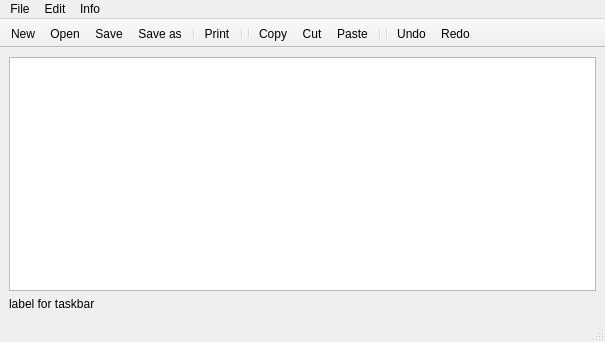
<?xml version="1.0" encoding="UTF-8"?>
<ui version="4.0">
 <class>MainWindow</class>
 <widget class="QMainWindow" name="MainWindow">
  <property name="geometry">
   <rect>
    <x>0</x>
    <y>0</y>
    <width>605</width>
    <height>342</height>
   </rect>
  </property>
  <property name="sizePolicy">
   <sizepolicy hsizetype="Expanding" vsizetype="Expanding">
    <horstretch>0</horstretch>
    <verstretch>0</verstretch>
   </sizepolicy>
  </property>
  <property name="minimumSize">
   <size>
    <width>345</width>
    <height>0</height>
   </size>
  </property>
  <property name="windowTitle">
   <string notr="true">SimpleNotepad</string>
  </property>
  <property name="locale">
   <locale language="English" country="UnitedStates"/>
  </property>
  <widget class="QWidget" name="centralwidget">
   <layout class="QVBoxLayout" name="verticalLayout">
    <item>
     <widget class="QTextEdit" name="textEdit"/>
    </item>
    <item>
     <widget class="QLabel" name="label_statusbar">
      <property name="text">
       <string>label for taskbar</string>
      </property>
     </widget>
    </item>
   </layout>
  </widget>
  <widget class="QMenuBar" name="menubar">
   <property name="geometry">
    <rect>
     <x>0</x>
     <y>0</y>
     <width>605</width>
     <height>19</height>
    </rect>
   </property>
   <widget class="QMenu" name="menuFile">
    <property name="title">
     <string>File</string>
    </property>
    <addaction name="actionNew"/>
    <addaction name="actionOpen"/>
    <addaction name="separator"/>
    <addaction name="actionSave"/>
    <addaction name="actionSaveAs"/>
    <addaction name="separator"/>
    <addaction name="actionPrint"/>
    <addaction name="separator"/>
    <addaction name="separator"/>
    <addaction name="actionExit"/>
   </widget>
   <widget class="QMenu" name="menuEdit">
    <property name="title">
     <string>Edit</string>
    </property>
    <addaction name="actionCopy"/>
    <addaction name="actionCut"/>
    <addaction name="actionPaste"/>
    <addaction name="separator"/>
    <addaction name="actionUndo"/>
    <addaction name="actionRedo"/>
   </widget>
   <widget class="QMenu" name="menuInfo">
    <property name="title">
     <string>Info</string>
    </property>
    <addaction name="actionAbout"/>
   </widget>
   <addaction name="menuFile"/>
   <addaction name="menuEdit"/>
   <addaction name="menuInfo"/>
  </widget>
  <widget class="QStatusBar" name="statusbar"/>
  <widget class="QToolBar" name="toolBar">
   <property name="sizePolicy">
    <sizepolicy hsizetype="Preferred" vsizetype="Fixed">
     <horstretch>0</horstretch>
     <verstretch>0</verstretch>
    </sizepolicy>
   </property>
   <property name="windowTitle">
    <string>toolBar</string>
   </property>
   <property name="layoutDirection">
    <enum>Qt::LeftToRight</enum>
   </property>
   <property name="movable">
    <bool>false</bool>
   </property>
   <property name="allowedAreas">
    <set>Qt::AllToolBarAreas</set>
   </property>
   <property name="orientation">
    <enum>Qt::Horizontal</enum>
   </property>
   <attribute name="toolBarArea">
    <enum>TopToolBarArea</enum>
   </attribute>
   <attribute name="toolBarBreak">
    <bool>false</bool>
   </attribute>
   <addaction name="actionNew"/>
   <addaction name="actionOpen"/>
   <addaction name="actionSave"/>
   <addaction name="actionSaveAs"/>
   <addaction name="separator"/>
   <addaction name="actionPrint"/>
   <addaction name="separator"/>
   <addaction name="separator"/>
   <addaction name="actionCopy"/>
   <addaction name="actionCut"/>
   <addaction name="actionPaste"/>
   <addaction name="separator"/>
   <addaction name="separator"/>
   <addaction name="actionUndo"/>
   <addaction name="actionRedo"/>
  </widget>
  <action name="actionAbout">
   <property name="icon">
    <iconset resource="Resouses.qrc">
     <normaloff>:/icons/icons/png/paperclip.png</normaloff>:/icons/icons/png/paperclip.png</iconset>
   </property>
   <property name="text">
    <string>About...</string>
   </property>
  </action>
  <action name="actionNew">
   <property name="icon">
    <iconset resource="Resouses.qrc">
     <normaloff>:/icons/icons/png/document.png</normaloff>:/icons/icons/png/document.png</iconset>
   </property>
   <property name="text">
    <string>New</string>
   </property>
  </action>
  <action name="actionOpen">
   <property name="icon">
    <iconset resource="Resouses.qrc">
     <normaloff>:/icons/icons/png/folder.png</normaloff>:/icons/icons/png/folder.png</iconset>
   </property>
   <property name="text">
    <string>Open...</string>
   </property>
  </action>
  <action name="actionSave">
   <property name="icon">
    <iconset resource="Resouses.qrc">
     <normaloff>:/icons/icons/png/save.png</normaloff>:/icons/icons/png/save.png</iconset>
   </property>
   <property name="text">
    <string>Save</string>
   </property>
  </action>
  <action name="actionSaveAs">
   <property name="icon">
    <iconset resource="Resouses.qrc">
     <normaloff>:/icons/icons/png/save-1.png</normaloff>:/icons/icons/png/save-1.png</iconset>
   </property>
   <property name="text">
    <string>Save as...</string>
   </property>
  </action>
  <action name="actionPrint">
   <property name="icon">
    <iconset resource="Resouses.qrc">
     <normaloff>:/icons/icons/png/printer.png</normaloff>:/icons/icons/png/printer.png</iconset>
   </property>
   <property name="text">
    <string>Print...</string>
   </property>
  </action>
  <action name="actionExit">
   <property name="icon">
    <iconset resource="Resouses.qrc">
     <normaloff>:/icons/icons/png/close.png</normaloff>:/icons/icons/png/close.png</iconset>
   </property>
   <property name="text">
    <string>Exit</string>
   </property>
  </action>
  <action name="actionPaste">
   <property name="icon">
    <iconset resource="Resouses.qrc">
     <normaloff>:/icons/icons/png/paste.png</normaloff>:/icons/icons/png/paste.png</iconset>
   </property>
   <property name="text">
    <string>Paste</string>
   </property>
  </action>
  <action name="actionCopy">
   <property name="icon">
    <iconset resource="Resouses.qrc">
     <normaloff>:/icons/icons/png/copy.png</normaloff>:/icons/icons/png/copy.png</iconset>
   </property>
   <property name="text">
    <string>Copy</string>
   </property>
  </action>
  <action name="actionCut">
   <property name="icon">
    <iconset resource="Resouses.qrc">
     <normaloff>:/icons/icons/png/cut.png</normaloff>:/icons/icons/png/cut.png</iconset>
   </property>
   <property name="text">
    <string>Cut</string>
   </property>
  </action>
  <action name="actionUndo">
   <property name="icon">
    <iconset resource="Resouses.qrc">
     <normaloff>:/icons/icons/png/undo.png</normaloff>:/icons/icons/png/undo.png</iconset>
   </property>
   <property name="text">
    <string>Undo</string>
   </property>
  </action>
  <action name="actionRedo">
   <property name="icon">
    <iconset resource="Resouses.qrc">
     <normaloff>:/icons/icons/png/redo.png</normaloff>:/icons/icons/png/redo.png</iconset>
   </property>
   <property name="text">
    <string>Redo</string>
   </property>
  </action>
 </widget>
 <resources>
  <include location="Resouses.qrc"/>
 </resources>
 <connections/>
</ui>
